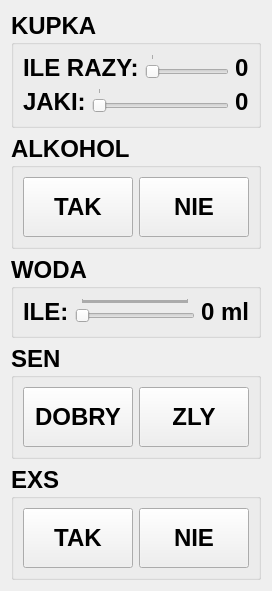
      <widget class="QWidget" name="page_5">
       <layout class="QGridLayout" name="gridLayout_12">
        <item row="0" column="0">
         <widget class="QGroupBox" name="groupBox_2">
          <property name="font">
           <font>
            <pointsize>18</pointsize>
            <weight>75</weight>
            <bold>true</bold>
           </font>
          </property>
          <property name="title">
           <string>KUPKA</string>
          </property>
          <layout class="QGridLayout" name="gridLayout_7">
           <item row="0" column="0">
            <layout class="QHBoxLayout" name="horizontalLayout_9">
             <item>
              <widget class="QLabel" name="label_11">
               <property name="text">
                <string>ILE RAZY:</string>
               </property>
              </widget>
             </item>
             <item>
              <widget class="QSlider" name="horizontalSlider_4">
               <property name="sizePolicy">
                <sizepolicy hsizetype="Expanding" vsizetype="Maximum">
                 <horstretch>0</horstretch>
                 <verstretch>0</verstretch>
                </sizepolicy>
               </property>
               <property name="maximumSize">
                <size>
                 <width>16777215</width>
                 <height>40</height>
                </size>
               </property>
               <property name="minimum">
                <number>1</number>
               </property>
               <property name="maximum">
                <number>5</number>
               </property>
               <property name="orientation">
                <enum>Qt::Horizontal</enum>
               </property>
               <property name="tickPosition">
                <enum>QSlider::TicksAbove</enum>
               </property>
              </widget>
             </item>
             <item>
              <widget class="QLabel" name="label_10">
               <property name="text">
                <string>0</string>
               </property>
              </widget>
             </item>
            </layout>
           </item>
           <item row="1" column="0">
            <layout class="QHBoxLayout" name="horizontalLayout_10">
             <item>
              <widget class="QLabel" name="label_12">
               <property name="text">
                <string>JAKI:</string>
               </property>
              </widget>
             </item>
             <item>
              <widget class="QSlider" name="horizontalSlider_5">
               <property name="sizePolicy">
                <sizepolicy hsizetype="Expanding" vsizetype="Maximum">
                 <horstretch>0</horstretch>
                 <verstretch>0</verstretch>
                </sizepolicy>
               </property>
               <property name="maximumSize">
                <size>
                 <width>16777215</width>
                 <height>40</height>
                </size>
               </property>
               <property name="minimum">
                <number>1</number>
               </property>
               <property name="maximum">
                <number>5</number>
               </property>
               <property name="orientation">
                <enum>Qt::Horizontal</enum>
               </property>
               <property name="tickPosition">
                <enum>QSlider::TicksAbove</enum>
               </property>
              </widget>
             </item>
             <item>
              <widget class="QLabel" name="label_13">
               <property name="text">
                <string>0</string>
               </property>
              </widget>
             </item>
            </layout>
           </item>
          </layout>
         </widget>
        </item>
        <item row="1" column="0">
         <widget class="QGroupBox" name="groupBox_5">
          <property name="font">
           <font>
            <pointsize>18</pointsize>
            <weight>75</weight>
            <bold>true</bold>
           </font>
          </property>
          <property name="title">
           <string>ALKOHOL</string>
          </property>
          <layout class="QGridLayout" name="gridLayout_8">
           <item row="0" column="0">
            <layout class="QHBoxLayout" name="horizontalLayout_8">
             <item>
              <widget class="QPushButton" name="pushButton_14">
               <property name="sizePolicy">
                <sizepolicy hsizetype="Minimum" vsizetype="Minimum">
                 <horstretch>0</horstretch>
                 <verstretch>0</verstretch>
                </sizepolicy>
               </property>
               <property name="minimumSize">
                <size>
                 <width>60</width>
                 <height>60</height>
                </size>
               </property>
               <property name="text">
                <string>TAK</string>
               </property>
               <property name="autoDefault">
                <bool>false</bool>
               </property>
               <property name="default">
                <bool>false</bool>
               </property>
               <property name="flat">
                <bool>false</bool>
               </property>
              </widget>
             </item>
             <item>
              <widget class="QPushButton" name="pushButton_15">
               <property name="sizePolicy">
                <sizepolicy hsizetype="Minimum" vsizetype="Minimum">
                 <horstretch>0</horstretch>
                 <verstretch>0</verstretch>
                </sizepolicy>
               </property>
               <property name="minimumSize">
                <size>
                 <width>60</width>
                 <height>60</height>
                </size>
               </property>
               <property name="text">
                <string>NIE</string>
               </property>
               <property name="autoDefault">
                <bool>false</bool>
               </property>
               <property name="default">
                <bool>false</bool>
               </property>
               <property name="flat">
                <bool>false</bool>
               </property>
              </widget>
             </item>
            </layout>
           </item>
          </layout>
         </widget>
        </item>
        <item row="2" column="0">
         <widget class="QGroupBox" name="groupBox_6">
          <property name="font">
           <font>
            <pointsize>18</pointsize>
            <weight>75</weight>
            <bold>true</bold>
           </font>
          </property>
          <property name="title">
           <string>WODA</string>
          </property>
          <layout class="QGridLayout" name="gridLayout_10">
           <item row="0" column="0">
            <layout class="QHBoxLayout" name="horizontalLayout_11">
             <item>
              <widget class="QLabel" name="label_14">
               <property name="text">
                <string>ILE:</string>
               </property>
              </widget>
             </item>
             <item>
              <widget class="QSlider" name="horizontalSlider_6">
               <property name="sizePolicy">
                <sizepolicy hsizetype="Expanding" vsizetype="Maximum">
                 <horstretch>0</horstretch>
                 <verstretch>0</verstretch>
                </sizepolicy>
               </property>
               <property name="maximumSize">
                <size>
                 <width>16777215</width>
                 <height>40</height>
                </size>
               </property>
               <property name="maximum">
                <number>2000</number>
               </property>
               <property name="singleStep">
                <number>10</number>
               </property>
               <property name="orientation">
                <enum>Qt::Horizontal</enum>
               </property>
               <property name="tickPosition">
                <enum>QSlider::TicksAbove</enum>
               </property>
              </widget>
             </item>
             <item>
              <widget class="QLabel" name="label_15">
               <property name="text">
                <string>0 ml</string>
               </property>
              </widget>
             </item>
            </layout>
           </item>
          </layout>
         </widget>
        </item>
        <item row="3" column="0">
         <widget class="QGroupBox" name="groupBox_7">
          <property name="font">
           <font>
            <pointsize>18</pointsize>
            <weight>75</weight>
            <bold>true</bold>
           </font>
          </property>
          <property name="title">
           <string>SEN</string>
          </property>
          <layout class="QGridLayout" name="gridLayout_9">
           <item row="0" column="0">
            <layout class="QHBoxLayout" name="horizontalLayout_12">
             <item>
              <widget class="QPushButton" name="pushButton_16">
               <property name="sizePolicy">
                <sizepolicy hsizetype="Minimum" vsizetype="Minimum">
                 <horstretch>0</horstretch>
                 <verstretch>0</verstretch>
                </sizepolicy>
               </property>
               <property name="minimumSize">
                <size>
                 <width>60</width>
                 <height>60</height>
                </size>
               </property>
               <property name="text">
                <string>DOBRY</string>
               </property>
               <property name="autoDefault">
                <bool>false</bool>
               </property>
               <property name="default">
                <bool>false</bool>
               </property>
               <property name="flat">
                <bool>false</bool>
               </property>
              </widget>
             </item>
             <item>
              <widget class="QPushButton" name="pushButton_17">
               <property name="sizePolicy">
                <sizepolicy hsizetype="Minimum" vsizetype="Minimum">
                 <horstretch>0</horstretch>
                 <verstretch>0</verstretch>
                </sizepolicy>
               </property>
               <property name="minimumSize">
                <size>
                 <width>60</width>
                 <height>60</height>
                </size>
               </property>
               <property name="text">
                <string>ZLY</string>
               </property>
               <property name="autoDefault">
                <bool>false</bool>
               </property>
               <property name="default">
                <bool>false</bool>
               </property>
               <property name="flat">
                <bool>false</bool>
               </property>
              </widget>
             </item>
            </layout>
           </item>
          </layout>
         </widget>
        </item>
        <item row="4" column="0">
         <widget class="QGroupBox" name="groupBox_8">
          <property name="font">
           <font>
            <pointsize>18</pointsize>
            <weight>75</weight>
            <bold>true</bold>
           </font>
          </property>
          <property name="title">
           <string>EXS</string>
          </property>
          <layout class="QGridLayout" name="gridLayout_11">
           <item row="0" column="0">
            <layout class="QHBoxLayout" name="horizontalLayout_13">
             <item>
              <widget class="QPushButton" name="pushButton_18">
               <property name="sizePolicy">
                <sizepolicy hsizetype="Minimum" vsizetype="Minimum">
                 <horstretch>0</horstretch>
                 <verstretch>0</verstretch>
                </sizepolicy>
               </property>
               <property name="minimumSize">
                <size>
                 <width>60</width>
                 <height>60</height>
                </size>
               </property>
               <property name="text">
                <string>TAK</string>
               </property>
               <property name="autoDefault">
                <bool>false</bool>
               </property>
               <property name="default">
                <bool>false</bool>
               </property>
               <property name="flat">
                <bool>false</bool>
               </property>
              </widget>
             </item>
             <item>
              <widget class="QPushButton" name="pushButton_19">
               <property name="sizePolicy">
                <sizepolicy hsizetype="Minimum" vsizetype="Minimum">
                 <horstretch>0</horstretch>
                 <verstretch>0</verstretch>
                </sizepolicy>
               </property>
               <property name="minimumSize">
                <size>
                 <width>60</width>
                 <height>60</height>
                </size>
               </property>
               <property name="text">
                <string>NIE</string>
               </property>
               <property name="autoDefault">
                <bool>false</bool>
               </property>
               <property name="default">
                <bool>false</bool>
               </property>
               <property name="flat">
                <bool>false</bool>
               </property>
              </widget>
             </item>
            </layout>
           </item>
          </layout>
         </widget>
        </item>
       </layout>
      </widget>
